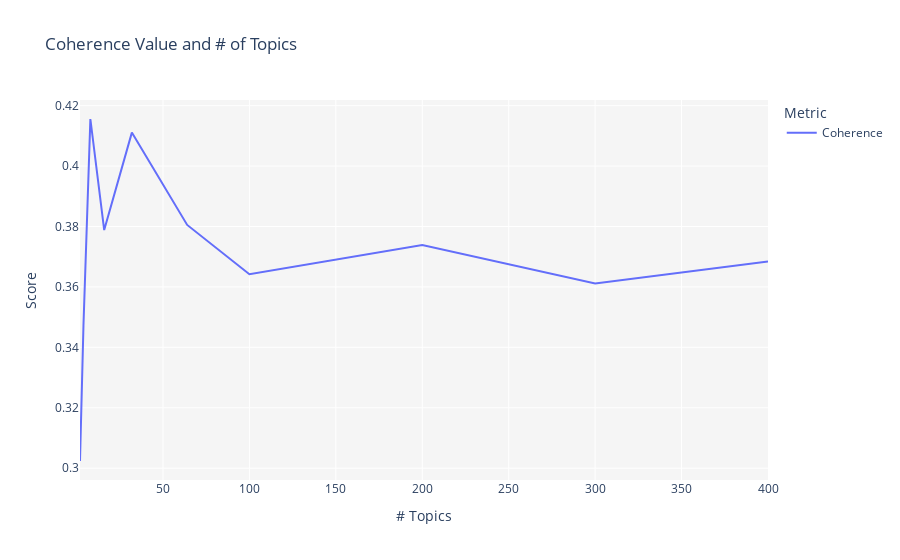

Notebook code for this chart:
### Code cell
tuned_unsupervised = tune_model(model = 'lda', multi_core = True)

### Figure 1 — Plotly figure (JSON) as saved in the notebook; plotly's stock layout.template omitted (floating-point values rounded to 4 significant figures)
{"data": [{"hovertemplate": "Metric=Coherence<br># Topics=%{x}<br>Score=%{y}<extra></extra>", "legendgroup": "Coherence", "line": {"color": "#636efa", "dash": "solid", "shape": "linear"}, "mode": "lines", "name": "Coherence", "orientation": "v", "showlegend": true, "type": "scatter", "x": [2, 4, 8, 16, 32, 64, 100, 200, 300, 400], "xaxis": "x", "y": [0.3024, 0.3471, 0.4156, 0.3788, 0.4111, 0.3805, 0.3642, 0.3738, 0.3612, 0.3684], "yaxis": "y"}], "layout": {"legend": {"title": {"text": "Metric"}, "tracegroupgap": 0}, "plot_bgcolor": "rgb(245,245,245)", "title": {"text": "Coherence Value and # of Topics"}, "xaxis": {"anchor": "y", "domain": [0, 1], "title": {"text": "# Topics"}}, "yaxis": {"anchor": "x", "domain": [0, 1], "title": {"text": "Score"}}}}
